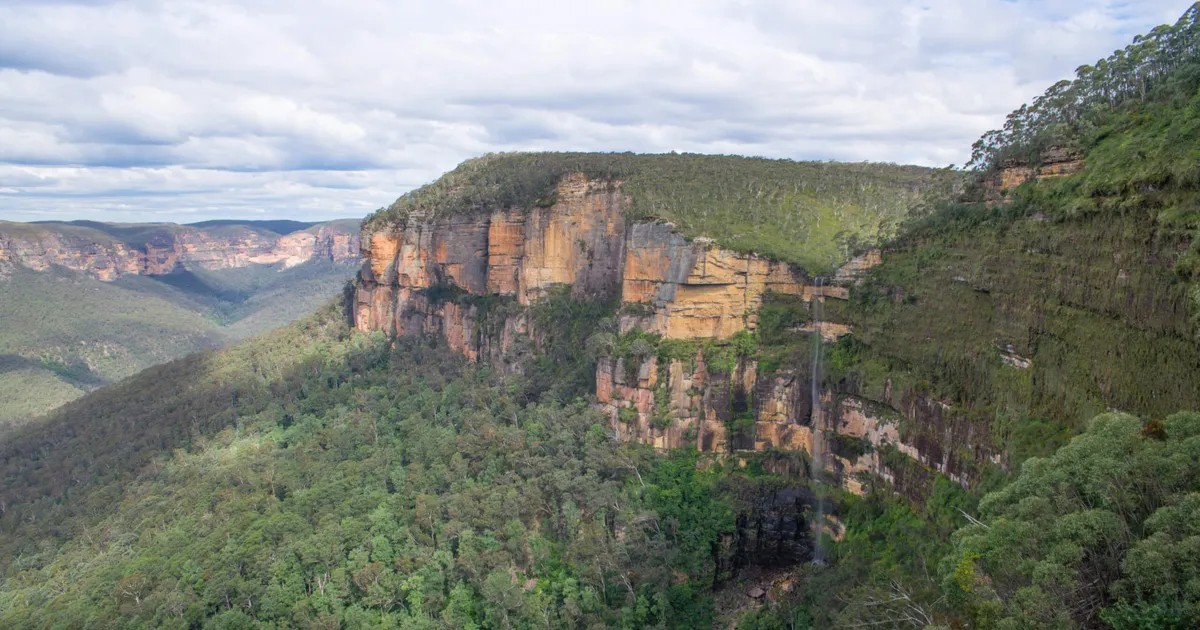
#> input picture studies/cliff-from-photo/01-single-photo-depth/inputs/photo.jpg, 1200 x 630 px
$ python imagery_compare.py ../../studies/cliff-from-photo/01-single-photo-depth/inputs/photo.jpg ../../studies/cliff-from-photo/01-single-photo-depth/inputs/photo.jpg
#> lines starting #> are read from the running program, lines starting #| are printed output that depends on the picture
"""Compare two demo-site aerial images (helper of scripts/compare-demo-site.mjs). Needs Python 3 and Pillow.
Usage: python3 -I imagery_compare.py a.jpg b.jpg  ->  one JSON line."""
import itertools
import json
import sys

from PIL import Image, ImageChops, ImageStat, JpegImagePlugin

a, b = Image.open(sys.argv[1]), Image.open(sys.argv[2])
#> a is the input picture: PIL image 1200x630 RGB; mean R, G, B 129, 132.8, 125.4
out = {"sizeA": a.size, "sizeB": b.size, "progressiveA": bool(a.info.get("progressive")), "progressiveB": bool(b.info.get("progressive")),
       "subsamplingA": JpegImagePlugin.get_sampling(a), "subsamplingB": JpegImagePlugin.get_sampling(b)}
#> out = {'sizeA': (1200, 630), 'sizeB': (1200, 630), 'progressiveA': False, 'progressiveB': False, 'subsamplingA': 2, 'subsamplingB': 2}
if a.size == b.size:
    d = ImageChops.difference(a.convert("RGB"), b.convert("RGB"))
#> d: PIL image 1200x630 RGB; every value is 0
    out["meanAbsDiff"] = [round(v, 2) for v in ImageStat.Stat(d).mean]
    ga, gb = a.convert("L"), b.convert("L")
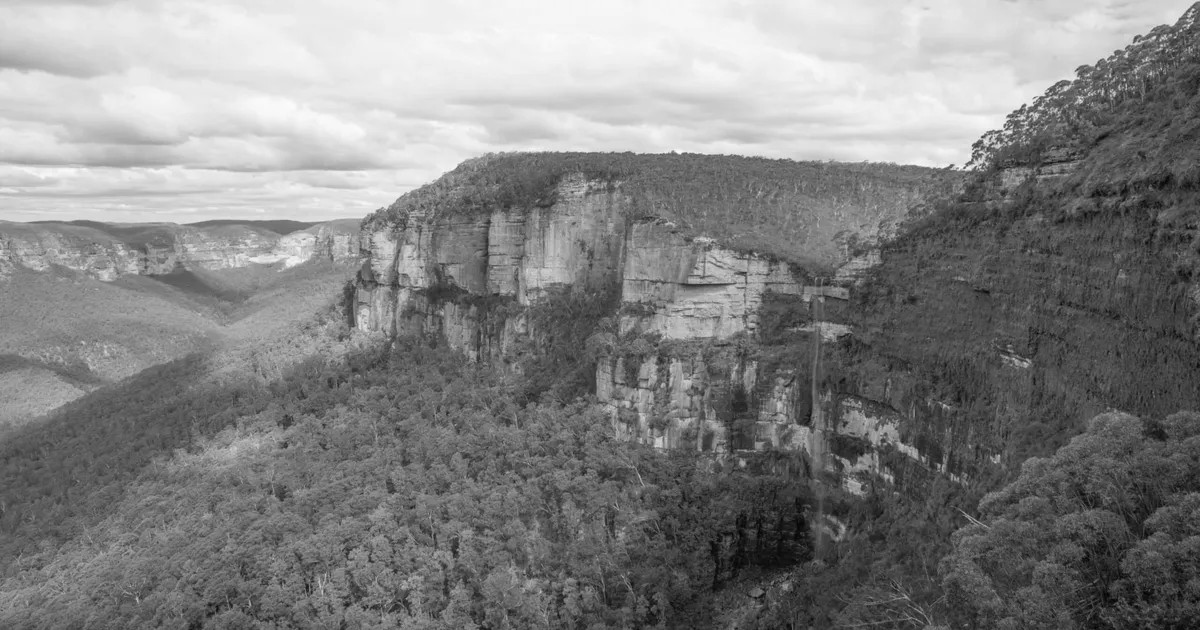
#> ga: PIL image 1200x630 L; min 2, max 252, mean 130.8
    shifts = {}
    for dx, dy in itertools.product(range(-2, 3), repeat=2):
        shifts["%d,%d" % (dx, dy)] = round(ImageStat.Stat(ImageChops.difference(ga, ImageChops.offset(gb, dx, dy))).mean[0], 2)
#> after the loop, shifts = 25 items
    out["bestShift"] = min(shifts, key=shifts.get)
    out["meanAbsDiffByShift"] = shifts
    big = ImageChops.difference(ga, gb).point(lambda v: 255 if v > 24 else 0)
#> big: PIL image 1200x630 L; every value is 0
    out["shareOfPixelsOff24Levels"] = round(ImageStat.Stat(big).sum[0] / 255 / (a.size[0] * a.size[1]), 5)
print(json.dumps(out))
#> (printed output is left out)
